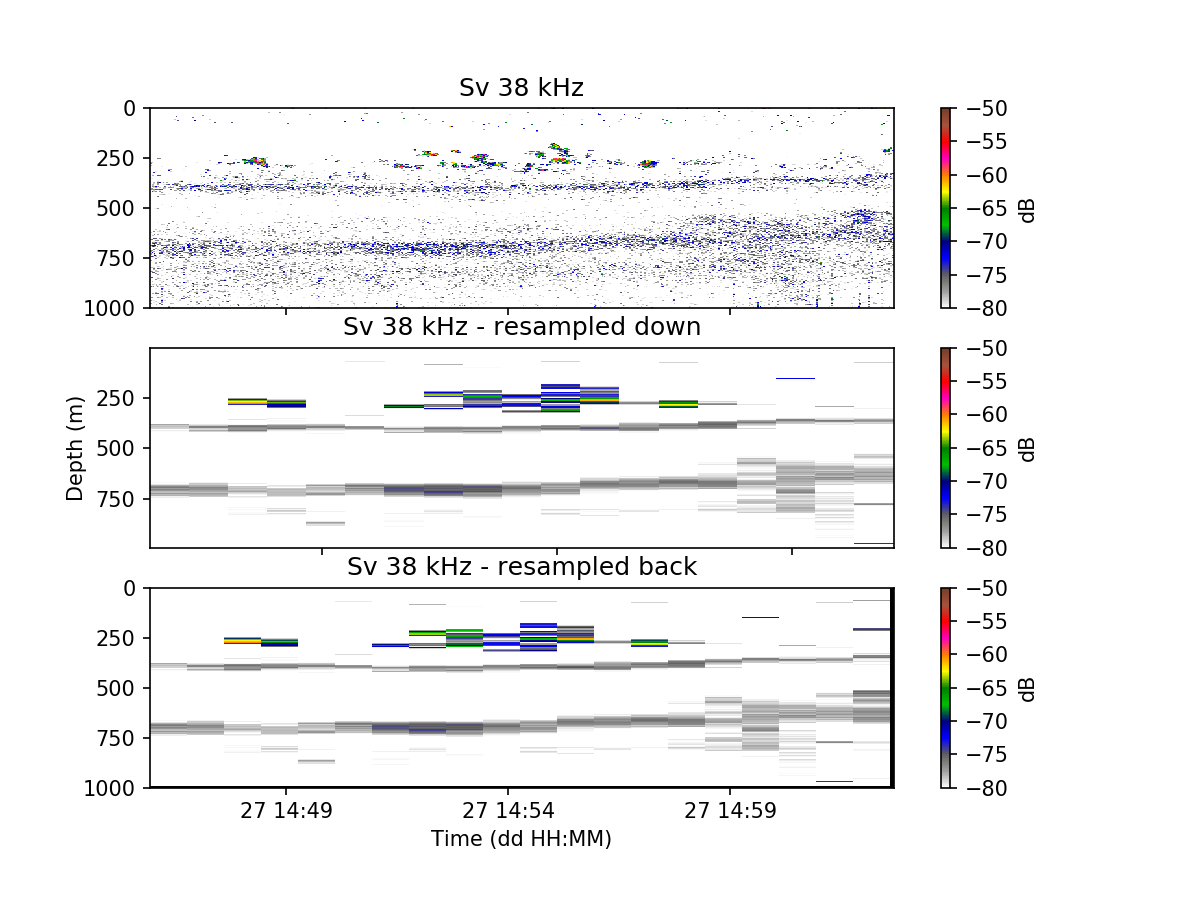

Reproduce this figure in Python.
#!/usr/bin/env python3
"""
Example script that resample Sv data and display results.

Notes: Get files in ftp://ftp.bas.ac.uk/rapidkrill/ and allocate them in the
corresponding directory for this to work

Created on Mon Aug 20 17:57:49 2018
@author: Alejandro Ariza, British Antarctic Survey
"""

# import modules
import numpy as np
import matplotlib.pyplot as plt
import os
from echolab2.instruments import EK60
from echopy import read_calibration as readCAL
from echopy import operations as op
from echopy.cmaps import cmaps

# =============================================================================
# load raw file
# =============================================================================
print('Loading raw file...')
rawfile = os.path.abspath('../data/JR161-D20061127-T144557.raw')
ek60    = EK60.EK60()
ek60.read_raw(rawfile)

# =============================================================================
# get calibration parameters
# =============================================================================
print('Getting calibration parameters...')
calfile = os.path.abspath('../data/JR161_metadata.toml')
params  = readCAL.ices(calfile, 38)

# =============================================================================
# read 38 kHz calibrated data
# =============================================================================
print('Reading 38 kHz calibrated data...')
raw38 = ek60.get_raw_data(channel_number = 1)
Sv38  = np.transpose(raw38.get_Sv(calibration = params).data)
t38   = raw38.get_Sv(calibration = params).ping_time
r38   = raw38.get_Sv(calibration = params).range

# =============================================================================
# Bin and bin back Sv
# =============================================================================
print('Resampling down and resampling back...')
m, n = 5, np.timedelta64(50, 's') # (metres, seconds)

Sv38bnd, r38bnd, t38bnd = op.bin2d(Sv38, r38, t38, m, n)[0:3]
Sv38bndback = op.bin2dback(Sv38bnd, r38bnd, t38bnd, r38, t38)

# =============================================================================
# plot results
# =============================================================================
print('Displaying results...')
plt.figure(figsize = (8, 6))
c = cmaps()

plt.subplot(311).invert_yaxis()
plt.pcolormesh(t38, r38, Sv38, vmin = -80, vmax = -50, cmap = c.ek500)
plt.colorbar().set_label('dB')
plt.title('Sv 38 kHz')
plt.tick_params(labelbottom = False)

plt.subplot(312).invert_yaxis()
plt.pcolormesh(t38bnd, r38bnd, Sv38bnd, vmin = -80, vmax = -50, cmap = c.ek500)
plt.colorbar().set_label('dB')
plt.title('Sv 38 kHz - resampled down')
plt.ylabel('Depth (m)')
plt.tick_params(labelbottom = False)

plt.subplot(313).invert_yaxis()
plt.pcolormesh(t38, r38, Sv38bndback, vmin = -80, vmax = -50, cmap = c.ek500)
plt.colorbar().set_label('dB')
plt.title('Sv 38 kHz - resampled back')
plt.xlabel('Time (dd HH:MM)')

plt.show()
#plt.savefig('example_resample.png', dpi = 150)